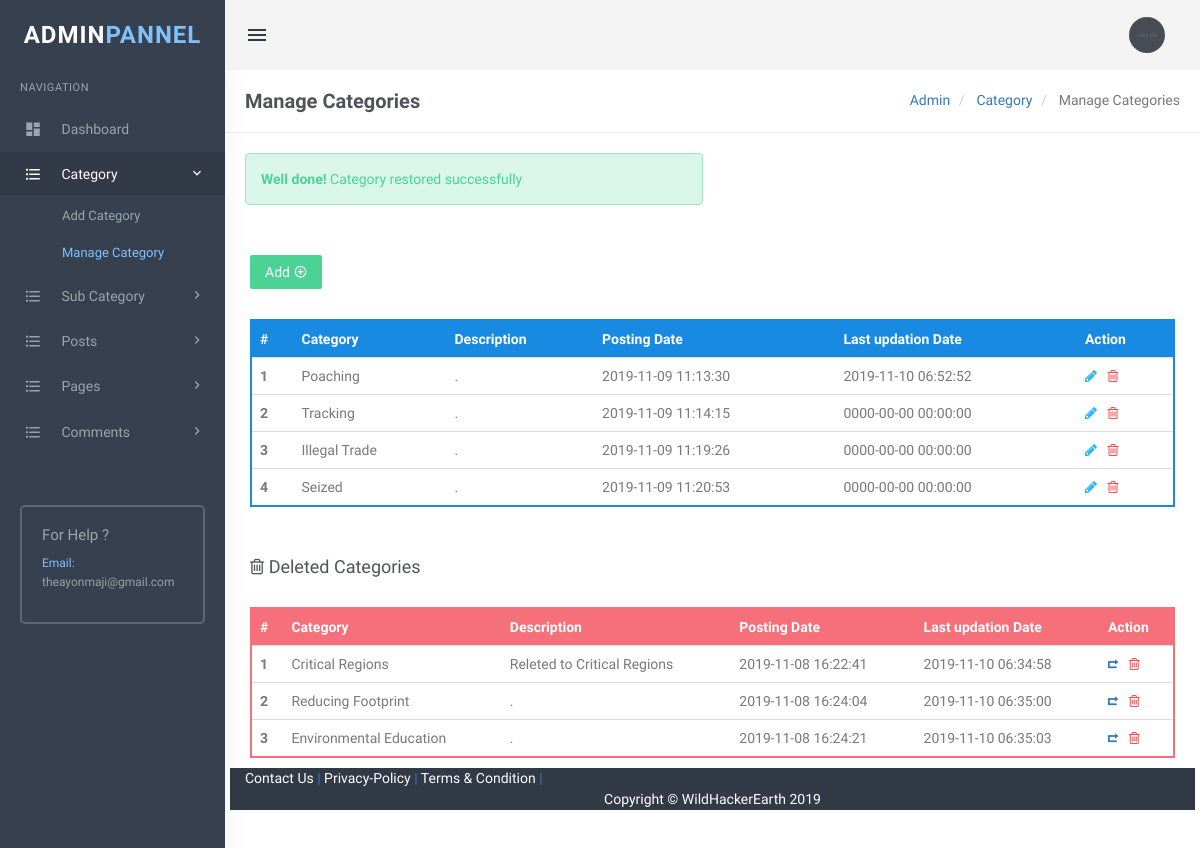
Screenshot of /admin/manage-categories.php?resid=8 (signed in) with the database file from the repository.
### tables this page shows
CREATE TABLE `tblcategory` (
  `id` int(11) NOT NULL,
  `CategoryName` varchar(200) DEFAULT NULL,
  `Description` mediumtext,
  `PostingDate` timestamp NULL DEFAULT CURRENT_TIMESTAMP,
  `UpdationDate` timestamp NULL DEFAULT '0000-00-00 00:00:00' ON UPDATE CURRENT_TIMESTAMP,
  `Is_Active` int(1) DEFAULT NULL
);

### admin/manage-categories.php (the view, shortened to what this page needs)
<?php
include('includes/config.php');
if(strlen($_SESSION['login'])==0)
  {
header('location:index.php');
}
else{
if($_GET['resid'])
{
	$msg="Category restored successfully";
}
?>
<!DOCTYPE html>
<html lang="en">
    <head>
        <link href="assets/css/bootstrap.min.css" rel="stylesheet" type="text/css" />
        <link href="assets/css/core.css" rel="stylesheet" type="text/css" />
        <link href="assets/css/components.css" rel="stylesheet" type="text/css" />
        <link href="assets/css/icons.css" rel="stylesheet" type="text/css" />
        <link href="assets/css/pages.css" rel="stylesheet" type="text/css" />
        <link href="assets/css/menu.css" rel="stylesheet" type="text/css" />
        <link href="assets/css/responsive.css" rel="stylesheet" type="text/css" />
		<link rel="stylesheet" href="../plugins/switchery/switchery.min.css">
    </head>
    <body class="fixed-left">
        <div id="wrapper">
<?php include('includes/topheader.php');?>
<?php include('includes/leftsidebar.php');?>
            <div class="content-page">
                <div class="content">
                    <div class="container">
                        <div class="row">
							<div class="col-xs-12">
								<div class="page-title-box">
                                    <h4 class="page-title">Manage Categories</h4>
                                    <ol class="breadcrumb p-0 m-0">
                                        <li>
                                            <a href="#">Admin</a>
                                        </li>
                                        <li>
                                            <a href="#">Category </a>
                                        </li>
                                        <li class="active">
                                           Manage Categories
                                        </li>
                                    </ol>
                                    <div class="clearfix"></div>
                                </div>
							</div>
						</div>
<div class="row">
<div class="col-sm-6">
<?php if($msg){ ?>
<div class="alert alert-success" role="alert">
<strong>Well done!</strong> <?php echo htmlentities($msg);?>
</div>
<?php } ?>
</div>
                                    <div class="row">
										<div class="col-md-12">
											<div class="demo-box m-t-20">
<div class="m-b-30">
<a href="add-category.php">
<button id="addToTable" class="btn btn-success waves-effect waves-light">Add <i class="mdi mdi-plus-circle-outline" ></i></button>
</a>
 </div>
												<div class="table-responsive">
                                                    <table class="table m-0 table-colored-bordered table-bordered-primary">
                                                        <thead>
                                                            <tr>
                                                                <th>#</th>
                                                                <th> Category</th>
                                                                <th>Description</th>
                                                                <th>Posting Date</th>
                                                                  <th>Last updation Date</th>
                                                                <th>Action</th>
                                                            </tr>
                                                        </thead>
                                                        <tbody>
<?php
$query=mysqli_query($con,"Select id,CategoryName,Description,PostingDate,UpdationDate from  tblcategory where Is_Active=1");
$cnt=1;
while($row=mysqli_fetch_array($query))
{
?>
 <tr>
<th scope="row"><?php echo htmlentities($cnt);?></th>
<td><?php echo htmlentities($row['CategoryName']);?></td>
<td><?php echo htmlentities($row['Description']);?></td>
<td><?php echo htmlentities($row['PostingDate']);?></td>
<td><?php echo htmlentities($row['UpdationDate']);?></td>
<td><a href="edit-category.php?cid=<?php echo htmlentities($row['id']);?>"><i class="fa fa-pencil" style="color: #29b6f6;"></i></a>
	&nbsp;<a href="manage-categories.php?rid=<?php echo htmlentities($row['id']);?>&&action=del"> <i class="fa fa-trash-o" style="color: #f05050"></i></a> </td>
</tr>
<?php
$cnt++;
 } ?>
</tbody>
                                                    </table>
                                                </div>
											</div>
										</div>
									</div>
<div class="row">
<div class="col-md-12">
<div class="demo-box m-t-20">
<div class="m-b-30">
 <h4><i class="fa fa-trash-o" ></i> Deleted Categories</h4>
 </div>
<div class="table-responsive">
<table class="table m-0 table-colored-bordered table-bordered-danger">
                                                        <thead>
                                                            <tr>
                                                                <th>#</th>
                                                                <th> Category</th>
                                                                <th>Description</th>
                                                                <th>Posting Date</th>
                                                                  <th>Last updation Date</th>
                                                                <th>Action</th>
                                                            </tr>
                                                        </thead>
                                                        <tbody>
<?php
$query=mysqli_query($con,"Select id,CategoryName,Description,PostingDate,UpdationDate from  tblcategory where Is_Active=0");
$cnt=1;
while($row=mysqli_fetch_array($query))
{
?>
 <tr>
<th scope="row"><?php echo htmlentities($cnt);?></th>
<td><?php echo htmlentities($row['CategoryName']);?></td>
<td><?php echo htmlentities($row['Description']);?></td>
<td><?php echo htmlentities($row['PostingDate']);?></td>
<td><?php echo htmlentities($row['UpdationDate']);?></td>
<td><a href="manage-categories.php?resid=<?php echo htmlentities($row['id']);?>"><i class="ion-arrow-return-right" title="Restore this category"></i></a>
	&nbsp;<a href="manage-categories.php?rid=<?php echo htmlentities($row['id']);?>&&action=parmdel" title="Delete forever"> <i class="fa fa-trash-o" style="color: #f05050"></i> </td>
</tr>
<?php
$cnt++;
 } ?>
</tbody>
                                                    </table>
                                                </div>
											</div>
										</div>
									</div>
                    </div>
                </div>
<?php include('includes/footer.php');?>
            </div>
        </div>
    </body>
</html>
<?php } ?>

### admin/assets/css/core.css (style rules this page uses)
body { font-family: 'Varela Round', sans-serif; margin: 0; padding-bottom: 60px; overflow-x: hidden; color: #797979; }
html { position: relative; min-height: 100%; }
.h1, .h2, .h3, .h4, .h5, .h6, h1, h2, h3, h4, h5, h6 { color: #505458; font-family: 'Hind Madurai', sans-serif; margin: 10px 0; }
* { outline: none !important; }
b, strong { font-weight: 600; font-family: 'Hind Madurai', sans-serif; }
.container { width: auto; }
#wrapper { height: 100%; overflow: hidden; width: 100%; }
.p-0 { padding: 0 !important; }
.m-0 { margin: 0 !important; }
.m-t-20 { margin-top: 20px !important; }
.m-b-30 { margin-bottom: 30px !important; }
.row { margin-right: -10px; margin-left: -10px; }
.col-lg-1, .col-lg-10, .col-lg-11, .col-lg-12, .col-lg-2, .col-lg-3, .col-lg-4, .col-lg-5, .col-lg-6, .col-lg-7, .col-lg-8, .col-lg-9, .col-md-1, .col-md-10, .col-md-11, .col-md-12, .col-md-2, .col-md-3, .col-md-4, .col-md-5, .col-md-6, .col-md-7, .col-md-8, .col-md-9, .col-sm-1, .col-sm-10, .col-sm-11, .col-sm-12, .col-sm-2, .col-sm-3, .col-sm-4, .col-sm-5, .col-sm-6, .col-sm-7, .col-sm-8, .col-sm-9, .col-xs-1, .col-xs-10, .col-xs-11, .col-xs-12, .col-xs-2, .col-xs-3, .col-xs-4, .col-xs-5, .col-xs-6, .col-xs-7, .col-xs-8, .col-xs-9 { padding-left: 10px; padding-right: 10px; }
.breadcrumb { background-color: transparent; margin-bottom: 15px; padding-top: 10px; padding-left: 0; }
.waves-effect { position: relative; cursor: pointer; display: inline-block; overflow: hidden; -webkit-user-select: none; -moz-user-select: none; -ms-user-select: none; user-select: none; -webkit-tap-highlight-color: transparent; vertical-align: middle; z-index: 1; will-change: opacity, transform; -webkit-transition: all 0.3s ease-out; -moz-transition: all 0.3s ease-out; -o-transition: all 0.3s ease-out; -ms-transition: all 0.3s ease-out; transition: all 0.3s ease-out; }
.demo-box { padding: 10px 15px; }

### admin/assets/css/menu.css (style rules this page uses)
.content-page { margin-left: 225px; overflow: hidden; }
.content-page .content { padding: 0 5px 10px 5px; margin-top: 70px; }
.page-title { font-size: 20px; margin-bottom: 0; margin-top: 0; font-weight: 600; }
.page-title-box { padding: 20px; border-bottom: 1px solid #eee; margin: 0 -20px 20px -20px; }
.page-title-box .page-title { margin-bottom: 0; float: left; }
.page-title-box .breadcrumb { float: right; background-color: transparent !important; }

### rows the page displays
tblcategory: CategoryName "Poaching", Description ".", PostingDate "2019-11-09 11:13:30", UpdationDate "2019-11-10 06:52:52"
tblcategory: CategoryName "Tracking", Description ".", PostingDate "2019-11-09 11:14:15", UpdationDate "0000-00-00 00:00:00"
tblcategory: CategoryName "Illegal Trade", Description ".", PostingDate "2019-11-09 11:19:26", UpdationDate "0000-00-00 00:00:00"
tblcategory: CategoryName "Seized", Description ".", PostingDate "2019-11-09 11:20:53", UpdationDate "0000-00-00 00:00:00"
tblcategory: CategoryName "Critical Regions", Description "Releted to Critical Regions", PostingDate "2019-11-08 16:22:41", UpdationDate "2019-11-10 06:34:58"
tblcategory: CategoryName "Reducing Footprint", Description ".", PostingDate "2019-11-08 16:24:04", UpdationDate "2019-11-10 06:35:00"
tblcategory: CategoryName "Environmental Education", Description ".", PostingDate "2019-11-08 16:24:21", UpdationDate "2019-11-10 06:35:03"

### other values shown
$msg "Category restored successfully"
